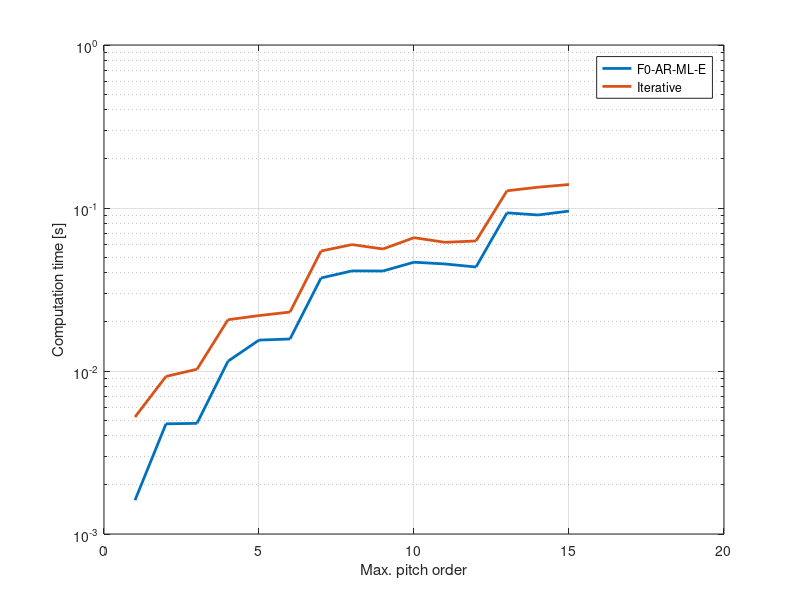

Write the MATLAB code that produced this figure. (Note: this script raises an error after producing the figure.)
clear
clc
close all

load('results/timingVsPitchOrderIterative.mat');

timing2plot = squeeze(min(timingMtx,[],2));

semilogy(maxPitchOrderList', timing2plot, 'lineWidth',2)
xlabel('Max. pitch order');
ylabel('Computation time [s]');
grid on;
legend(methods)

% store data in text file so that it is ready for plotting using tikz
comment = '';
legend_str = ['order ', strjoin(methods)];
data = [maxPitchOrderList', timing2plot];
mtx_to_tbl_pgfplots('results/timingVsPitchOrderIterative',comment,legend_str,data);
